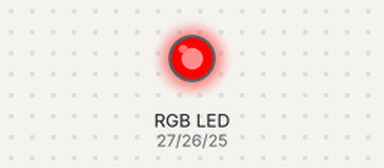
A program run on a simulated ESP32 board running MicroPython. On the bench: an RGB LED mixed from three pins (HIGH = lit).

Above: at 0.5 s.
At 1.5 s:
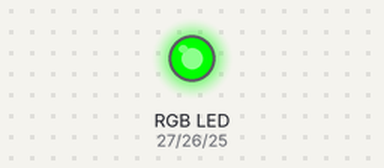
At 2.5 s:
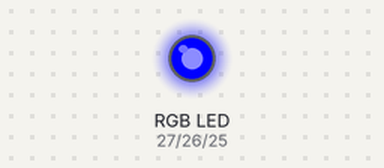
At 3.5 s:
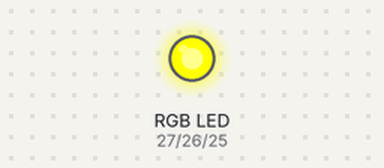
Timing chart, 0 to 5.2 s (numbered marks = the images above):
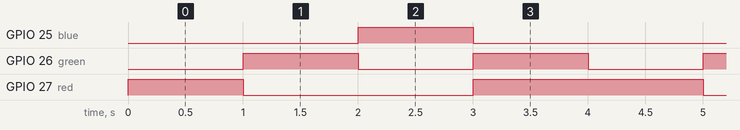

The program:

led_rgb.py
```python
from machine import Pin, PWM
import time

# Define the GPIO pins for the RGB LED
RED_PIN = 27
GREEN_PIN = 26
BLUE_PIN = 25


# Set up the PWM channels
red = PWM(Pin(RED_PIN))
green = PWM(Pin(GREEN_PIN))
blue = PWM(Pin(BLUE_PIN))

# Set the PWM frequency
red.freq(1000)
green.freq(1000)
blue.freq(1000)

def set_color(r, g, b):
    red.duty(r)
    green.duty(g)
    blue.duty(b)

while True:
    # Set different colors and wait for a while
    set_color(1023, 0, 0) # Red
    time.sleep(1)
    set_color(0, 1023, 0) # Green
    time.sleep(1)
    set_color(0, 0, 1023) # Blue
    time.sleep(1)
    set_color(1023, 1023, 0) # purple
    time.sleep(1)
```

Measured:
- by itself, GPIO 25 (blue): alternates HIGH for 1.0 s and LOW for 3.0 s
- by itself, GPIO 26 (green): alternates HIGH for 1.0 s and LOW for 1.0 s
- by itself, GPIO 27 (red): repeats every 4.0 s: LOW 2.0 s, HIGH 2.0 s
